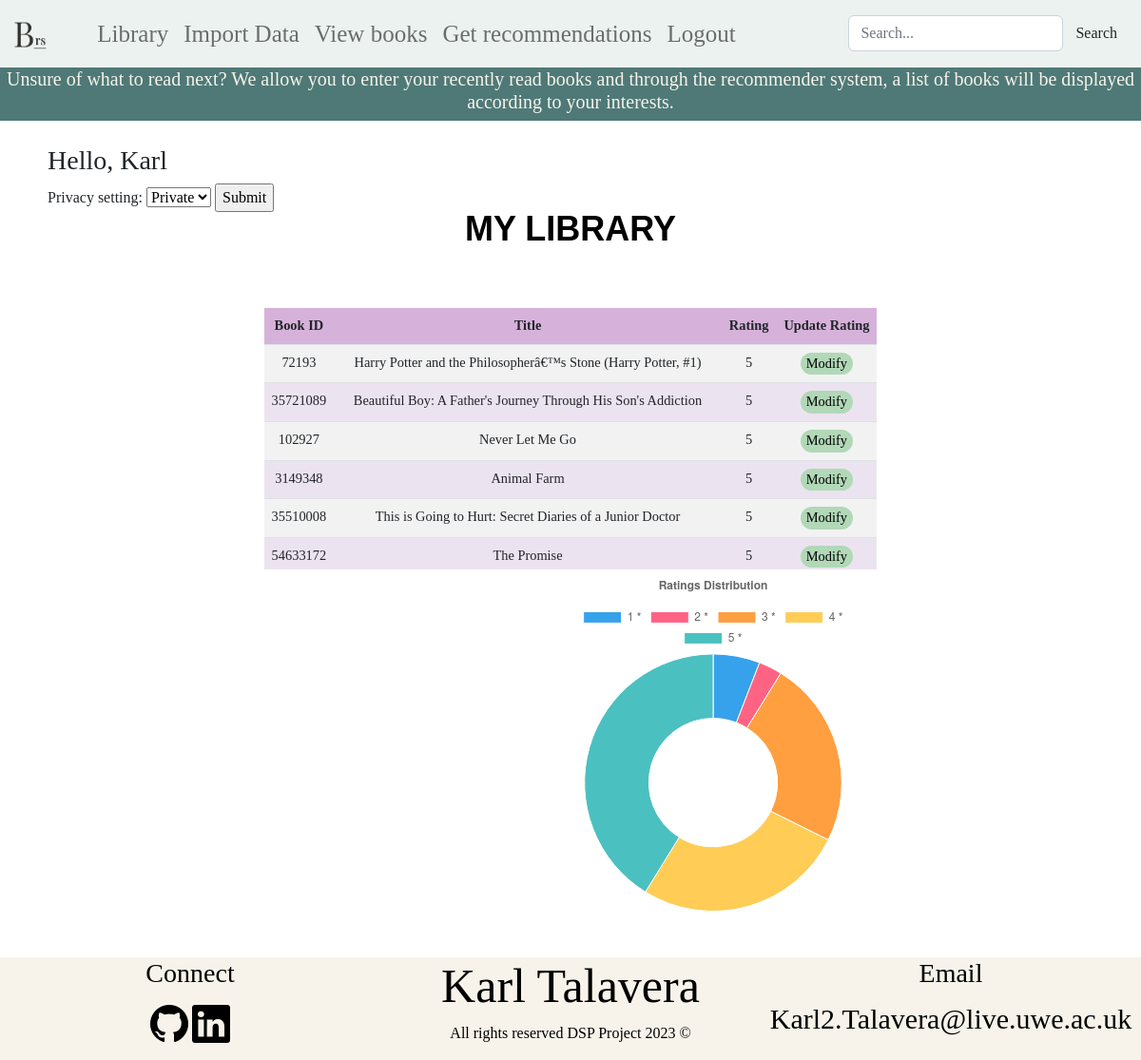
The app's page /user_home/ (signed in) with its own data.
### recommender_system/models.py (models this page shows)
class Book_Library(models.Model):
    id = models.AutoField(primary_key=True)
    library = models.ForeignKey(Library,null=True,blank=True, on_delete=models.CASCADE)
    book = models.ForeignKey(Book, null=True, blank=True, on_delete=models.CASCADE)
    rating_choices = ((1,1),(2,2),(3,3),(4,4),(5,5))
    rating = models.IntegerField(choices = rating_choices)

class Book(models.Model):
    book_id = models.AutoField(primary_key=True)
    title = models.CharField(max_length=255)
    cover_image = models.ImageField('media/bookImages/',null=True,blank=True)

### recommender_system/decorators.py (the view)
        def wrapper_func(request, *args, **kwargs):
            group = None
            if request.user.groups.exists():
                group = request.user.groups.all()[0].name
            if group in allowed_roles:
                return view_func(request, *args, **kwargs)
            else:
                return HttpResponse("You are not allowed to view this page")

### recommender_system/templatetags/customtags.py (called while the page is built)
@register.filter
def has_group(user, group_name):
    return user.groups.filter(name=group_name).exists()

### recommender_system/templates/recommender_system/user_home.html (shortened to what this page needs)
{% extends 'recommender_system/parent.html' %}
{% block page %}
{% if request.user.is_anonymous %}
<h2>No Permissions</h2>
{% else %}
<div class ="user">
<div>
  <h3 style="margin-left:50px; margin-top:25px;"> Hello, {{first_name}} </h3>
</div>
<div>
<form method="POST" enctype="multipart/form-data" name="update-privacy-setting" style="margin-left:50px;">
  <label for="privacy-setting">Privacy setting:</label>
  <select name="setting" id="setting">
    <option value="initial">{{privacy_setting}}</option>
  </select>
  <input type="submit" value="Submit">
</form>
</div>
  {%if user_library %}
<div class ="user_profile">
    <div class ="homebody">
      <p class ="hover-underline-animation ">My Library</p>
  </div>
    <br>
    <div class = "all_user_books">
    <table class ="table table-striped table-hover">
        <thead>
        <tr>
            <th>Book ID </th>
            <th>Title</th>
            <th>Rating</th>
            <th>Update Rating</th>
        </tr>
      </thead>
        <tbody>
        {% for mybook in ordered_by_ratings_books %}
        <tr>
            <td>{{mybook.book.book_id}}</td>
            <td>{{mybook.book.title}}</td>
            <td>{{mybook.rating}}</td>
            <td><input type="submit" class="update-button" onclick="window.location.href='/update_rating/{{mybook.book.book_id}}';" value="Modify"/></td>
        </tr>
        {% endfor %}
        </tbody>
    </table>
    </div>
<div class = "rating_pie_chart">
<canvas id ="myFirstChart"></canvas>
</div>
  {% else %}
<div class ="homebody">
  <p class ="hover-underline-animation ">Add books or import to view</p>
</div>
  {% endif%}
</div>
</div>
{% endif %}
<br>
<br>
<script>
    const ctx = document.getElementById('myFirstChart');
    new Chart(ctx, {
      type: 'doughnut',
      data: {
        labels: ['1 *', '2 *', '3 *', '4 *', '5 *'],
        datasets: [{
          label: '# of Ratings',
          data: {{rating_data}},
          borderWidth: 1
        }]
      },
      options: {
        plugins:{
            title: {
                display: true,
                text: 'Ratings Distribution'
            }
        },
      }
    });
  </script>
{% endblock %}

### recommender_system/static/recommender_system/main.css (style rules this page uses)
body { font-family: 'Times New Roman', Times, serif ; min-height:100vh; }

### recommender_system/templates/recommender_system/user_home.html (style rules this page uses)
.update-button { background-color: #B1D8B7; border: none; border-radius:25px; }
.all_user_books { display: inline-block; overflow-y: auto; vertical-align:middle; height:300px; }
.rating_pie_chart { display: inline-block; margin-left: 300px; vertical-align:middle; width:30%; height:30%; position: relative; }
.user_profile { text-align:center; margin-top:-50px; }
.hover-underline-animation { font-size: 3vw; text-transform: uppercase; text-align: center; line-height: 1; color: black; font-family: 'Work Sans', sans-serif; font-weight: 700; display: inline-block; position: relative; border-color: black; }
.homebody { text-align: center; font-family: 'Source Code Pro', monospace; margin-top:50px; }
.hover-underline-animation::after { content: ''; position: absolute; width: 100%; transform: scaleX(0); height: 2px; bottom: 0; left: 0; background-color: #ECE3F0; transform-origin: bottom right; transition: transform 0.25s ease-out; }
.table { margin:25px 0; font-size: 0.9em; border-spacing: 50px 0; width:100%; height:100%; }
.table-striped>tbody>tr:nth-child(even)>td, .table-striped>tbody>tr:nth-child(even)>th { background-color:#ECE3F0; }
.table-striped>tbody>tr:nth-child(odd)>td, .table-striped>tbody>tr:nth-child(odd)>th { background-color:white; }
.table thead { background-color: #D6B2DA; }

### records on screen
Book_Library: book.book_id "72193", book "Harry Potter and the Philosopherâ€™s Stone (Harry Potter, #1)", rating "5"
Book_Library: book.book_id "35721089", book "Beautiful Boy: A Father's Journey Through His Son's Addiction", rating "5"
Book_Library: book.book_id "102927", book "Never Let Me Go", rating "5"
Book_Library: book.book_id "3149348", book "Animal Farm", rating "5"
Book_Library: book.book_id "35510008", book "This is Going to Hurt: Secret Diaries of a Junior Doctor", rating "5"
Book_Library: book.book_id "54633172", book "The Promise", rating "5"

### other values on screen
{{ first_name }} "Karl"
form field setting "Private"
chart data {{ rating_data }} [2, 1, 8, 9, 14]
